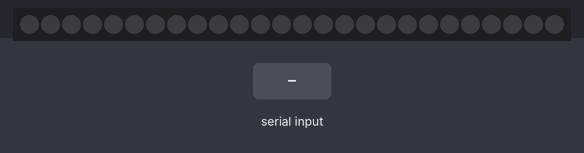
A sketch run on a simulated Arduino Uno, built with avr-gcc and run on an emulated ATmega328P. Parts: 26 RGB LEDs in strip order, left to right. Inputs (shaded band) come from the test bench. What the sketch prints to the serial monitor is not drawn.

Above: at 1.2 s.
1.3 s: "90\n" received over Serial
At 2.4 s:
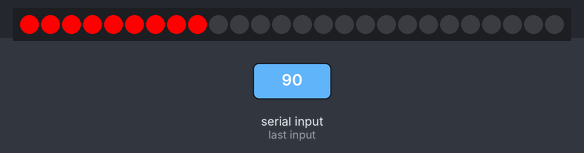
4.3 s: "90,45\n" received over Serial
At 7.1 s:
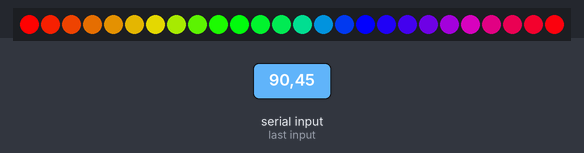
7.3 s: "30,150\n" received over Serial
10.3 s: "5\n" received over Serial
Timing chart, 0 to 12.8 s (numbered marks = the images above; inputs shaded):
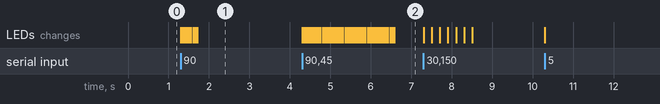

The sketch:

scream_arduino.ino
```cpp
#include <FastLED.h>
// How many leds are in the strip?
#define NUM_LEDS 26
// Data pin that led data will be written out over
#define DATA_PIN 11
// Clock pin only needed for SPI based chipsets when not using hardware SPI
#define CLOCK_PIN 13
// This is an array of leds.  One item for each led in your strip.
CRGB leds[NUM_LEDS];

// Read microphone value from this pin
#define MIC_PIN A0;
// update every 200 ms
const int sampleWindow = 400;
unsigned int sample;
int maxScore;

String inString = "";    // string to hold input
int user = 0;

uint8_t thishue = 0;                                          // Starting hue value.
uint8_t deltahue = 10;

 unsigned long startMillis;


void setup() {
  // set up LED strip
  FastLED.addLeds<WS2801, DATA_PIN, CLOCK_PIN, RGB>(leds, NUM_LEDS);

  maxScore = 0;
  Serial.begin(9600);
  while (!Serial) {
    ; // wait for serial port to connect. Needed for native USB port only
  }

  // send an intro:
  Serial.println("connected");
  startMillis= millis();  // Start of sample window
}

void loop() {

  unsigned int peakToPeak = 0;   // peak-to-peak level

  unsigned int screamMax = 0;
  unsigned int signalMin = 12;
  if (Serial.available() > 0) {
      int inChar = Serial.read();
      if (isDigit(inChar)) {
      // convert the incoming byte to a char and add it to the string:
      inString += (char)inChar;
      }
      if (inChar == '\n') {
      Serial.print("Value:");
      user = inString.toInt();
      Serial.println(user);

      // clear the string for new input:
      inString = "";
      }
      //sample = analogRead(MIC_PIN);

      if (user > signalMin){// discard ambient noise
        //maxScore = _max(maxScore, int(analogRead(A0)));
        Serial.println("display");
        maxScore = max(maxScore, user);
        Serial.print(maxScore);
        if (maxScore > 300){
          thishue++;
          fill_rainbow(leds, NUM_LEDS, thishue, deltahue);
          FastLED.delay(200);
          FastLED.clear();
        }
        else{
          Serial.print("regular");

          int lit = min(NUM_LEDS, int(maxScore/10));
          Serial.print(lit);
          for(int i = 0; i < lit; i++) {
            leds[i] = CRGB::Red;    // turn on white
            FastLED.show();
            delay(50);
          }
          FastLED.clear();
        }

      }
   }
}
```

Measured:
- after the input at 1.3 s, the LEDs: first change at once (image 1 shows a later state)
- after the input at 4.3 s, the LEDs: first change at once (image 2 shows a later state)
